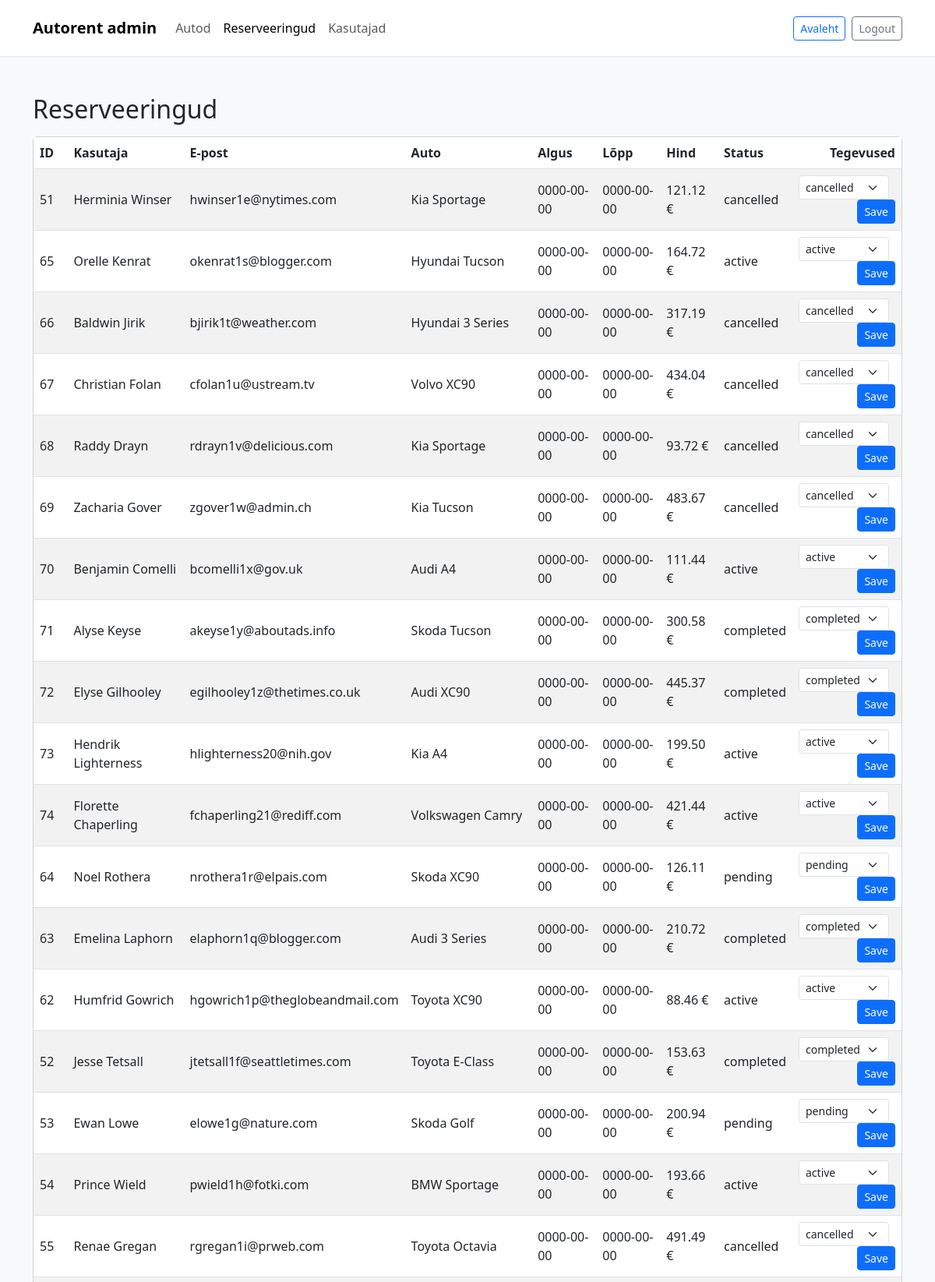
Page /admin/reservations.php (signed in, upper part) on the committed database.
### tables this page shows
CREATE TABLE `reservations` (
  `id` int(11) NOT NULL,
  `user_id` int(11) NOT NULL,
  `car_id` int(11) NOT NULL,
  `start_date` date NOT NULL,
  `end_date` date NOT NULL,
  `total_price` decimal(10,2) NOT NULL,
  `status` enum('pending','active','cancelled','completed') DEFAULT 'pending',
  `created_at` timestamp NOT NULL DEFAULT current_timestamp()
);

CREATE TABLE `users` (
  `id` int(11) NOT NULL,
  `role` enum('user','admin') DEFAULT 'user',
  `first_name` varchar(100) DEFAULT NULL,
  `last_name` varchar(100) DEFAULT NULL,
  `email` varchar(255) DEFAULT NULL,
  `phone` varchar(50) DEFAULT NULL,
  `password_hash` varchar(255) DEFAULT NULL,
  `created_at` timestamp NOT NULL DEFAULT current_timestamp()
);

CREATE TABLE `cars` (
  `id` int(11) NOT NULL,
  `brand` varchar(100) NOT NULL,
  `model` varchar(100) NOT NULL,
  `year` int(11) DEFAULT NULL,
  `registration_number` varchar(50) DEFAULT NULL,
  `engine` varchar(100) DEFAULT NULL,
  `fuel_type` varchar(50) DEFAULT NULL,
  `transmission` varchar(50) DEFAULT NULL,
  `seats` int(11) DEFAULT NULL,
  `price_per_day` decimal(10,2) NOT NULL DEFAULT 0.00,
  `description` text DEFAULT NULL,
  `image` varchar(255) DEFAULT NULL,
  `status` enum('available','rented','maintenance') DEFAULT 'available',
  `created_at` timestamp NOT NULL DEFAULT current_timestamp()
);

### admin/reservations.php (the view, shortened to what this page needs)
<?php
include __DIR__ . '/../public/config.php';
$query = "SELECT r.*, u.first_name, u.last_name, u.email, c.brand, c.model FROM reservations r
          LEFT JOIN users u ON r.user_id = u.id
          LEFT JOIN cars c ON r.car_id = c.id
          ORDER BY r.created_at DESC";
$result = mysqli_query($yhendus, $query);
?>
<!DOCTYPE html>
<html lang="et">
<head>
    <link href="https://cdn.jsdelivr.net/npm/bootstrap@5.3.0/dist/css/bootstrap.min.css" rel="stylesheet">
</head>
<body class="bg-light">
<nav class="navbar navbar-expand-lg navbar-white bg-white border-bottom py-3">
    <div class="container">
        <a class="navbar-brand fw-bold" href="index.php">Autorent admin</a>
        <div class="collapse navbar-collapse" id="adminNav">
            <ul class="navbar-nav me-auto">
                <li class="nav-item"><a class="nav-link" href="index.php">Autod</a></li>
                <li class="nav-item"><a class="nav-link active" href="reservations.php">Reserveeringud</a></li>
                <li class="nav-item"><a class="nav-link" href="users.php">Kasutajad</a></li>
            </ul>
            <a href="../public/avaleht.php" class="btn btn-outline-primary btn-sm me-2">Avaleht</a>
            <a href="../public/logout.php" class="btn btn-outline-secondary btn-sm">Logout</a>
        </div>
    </div>
</nav>
<div class="container my-5">
    <h2>Reserveeringud</h2>
    <div class="card mt-3">
        <div class="table-responsive">
            <table class="table table-striped mb-0 align-middle">
                <thead>
                    <tr>
                        <th>ID</th>
                        <th>Kasutaja</th>
                        <th>E-post</th>
                        <th>Auto</th>
                        <th>Algus</th>
                        <th>Lõpp</th>
                        <th>Hind</th>
                        <th>Status</th>
                        <th class="text-end">Tegevused</th>
                    </tr>
                </thead>
                <tbody>
                <?php if ($result && mysqli_num_rows($result) > 0): ?>
                    <?php while($r = mysqli_fetch_assoc($result)): ?>
                        <tr>
                            <td><?php echo $r['id']; ?></td>
                            <td><?php echo htmlspecialchars($r['first_name'] . ' ' . $r['last_name']); ?></td>
                            <td><?php echo htmlspecialchars($r['email']); ?></td>
                            <td><?php echo htmlspecialchars(($r['brand'] ?? $r['mark']) . ' ' . $r['model']); ?></td>
                            <td><?php echo htmlspecialchars($r['start_date']); ?></td>
                            <td><?php echo htmlspecialchars($r['end_date']); ?></td>
                            <td><?php echo htmlspecialchars($r['total_price']); ?> €</td>
                            <td><?php echo htmlspecialchars($r['status']); ?></td>
                            <td class="text-end small-col">
                                <form method="post" class="d-inline">
                                    <select name="status" class="form-select form-select-sm d-inline w-auto me-2">
                                        <option value="pending"<?php if($r['status']==='pending') echo ' selected'; ?>>pending</option>
                                        <option value="active"<?php if($r['status']==='active') echo ' selected'; ?>>active</option>
                                        <option value="cancelled"<?php if($r['status']==='cancelled') echo ' selected'; ?>>cancelled</option>
                                        <option value="completed"<?php if($r['status']==='completed') echo ' selected'; ?>>completed</option>
                                    </select>
                                    <button class="btn btn-sm btn-primary">Save</button>
                                </form>
                            </td>
                        </tr>
                    <?php endwhile; ?>
                <?php else: ?>
                    <tr><td colspan="9" class="text-center">Ühtegi broneeringut pole.</td></tr>
                <?php endif; ?>
                </tbody>
            </table>
        </div>
    </div>
</div>
</body>
</html>

### admin/reservations.php (style rules this page uses)
.small-col { width:140px }

### rows in the picture
reservations: id "51", user.last_name "Herminia Winser", user.email "hwinser1e@nytimes.com", car.model "Kia Sportage", start_date "0000-00-00", end_date "0000-00-00", total_price "121.12", status "cancelled"
reservations: id "65", user.last_name "Orelle Kenrat", user.email "okenrat1s@blogger.com", car.model "Hyundai Tucson", start_date "0000-00-00", end_date "0000-00-00", total_price "164.72", status "active"
reservations: id "66", user.last_name "Baldwin Jirik", user.email "bjirik1t@weather.com", car.model "Hyundai 3 Series", start_date "0000-00-00", end_date "0000-00-00", total_price "317.19", status "cancelled"
reservations: id "67", user.last_name "Christian Folan", user.email "cfolan1u@ustream.tv", car.model "Volvo XC90", start_date "0000-00-00", end_date "0000-00-00", total_price "434.04", status "cancelled"
reservations: id "68", user.last_name "Raddy Drayn", user.email "rdrayn1v@delicious.com", car.model "Kia Sportage", start_date "0000-00-00", end_date "0000-00-00", total_price "93.72", status "cancelled"
reservations: id "69", user.last_name "Zacharia Gover", user.email "zgover1w@admin.ch", car.model "Kia Tucson", start_date "0000-00-00", end_date "0000-00-00", total_price "483.67", status "cancelled"
reservations: id "70", user.last_name "Benjamin Comelli", user.email "bcomelli1x@gov.uk", car.model "Audi A4", start_date "0000-00-00", end_date "0000-00-00", total_price "111.44", status "active"
reservations: id "71", user.last_name "Alyse Keyse", user.email "akeyse1y@aboutads.info", car.model "Skoda Tucson", start_date "0000-00-00", end_date "0000-00-00", total_price "300.58", status "completed"
reservations: id "72", user.last_name "Elyse Gilhooley", user.email "egilhooley1z@thetimes.co.uk", car.model "Audi XC90", start_date "0000-00-00", end_date "0000-00-00", total_price "445.37", status "completed"
reservations: id "73", user.last_name "Hendrik Lighterness", user.email "hlighterness20@nih.gov", car.model "Kia A4", start_date "0000-00-00", end_date "0000-00-00", total_price "199.50", status "active"
reservations: id "74", user.last_name "Florette Chaperling", user.email "fchaperling21@rediff.com", car.model "Volkswagen Camry", start_date "0000-00-00", end_date "0000-00-00", total_price "421.44", status "active"
reservations: id "64", user.last_name "Noel Rothera", user.email "nrothera1r@elpais.com", car.model "Skoda XC90", start_date "0000-00-00", end_date "0000-00-00", total_price "126.11", status "pending"
reservations: id "63", user.last_name "Emelina Laphorn", user.email "elaphorn1q@blogger.com", car.model "Audi 3 Series", start_date "0000-00-00", end_date "0000-00-00", total_price "210.72", status "completed"
reservations: id "62", user.last_name "Humfrid Gowrich", user.email "hgowrich1p@theglobeandmail.com", car.model "Toyota XC90", start_date "0000-00-00", end_date "0000-00-00", total_price "88.46", status "active"
reservations: id "52", user.last_name "Jesse Tetsall", user.email "jtetsall1f@seattletimes.com", car.model "Toyota E-Class", start_date "0000-00-00", end_date "0000-00-00", total_price "153.63", status "completed"
reservations: id "53", user.last_name "Ewan Lowe", user.email "elowe1g@nature.com", car.model "Skoda Golf", start_date "0000-00-00", end_date "0000-00-00", total_price "200.94", status "pending"
reservations: id "54", user.last_name "Prince Wield", user.email "pwield1h@fotki.com", car.model "BMW Sportage", start_date "0000-00-00", end_date "0000-00-00", total_price "193.66", status "active"
reservations: id "55", user.last_name "Renae Gregan", user.email "rgregan1i@prweb.com", car.model "Toyota Octavia", start_date "0000-00-00", end_date "0000-00-00", total_price "491.49", status "cancelled"
